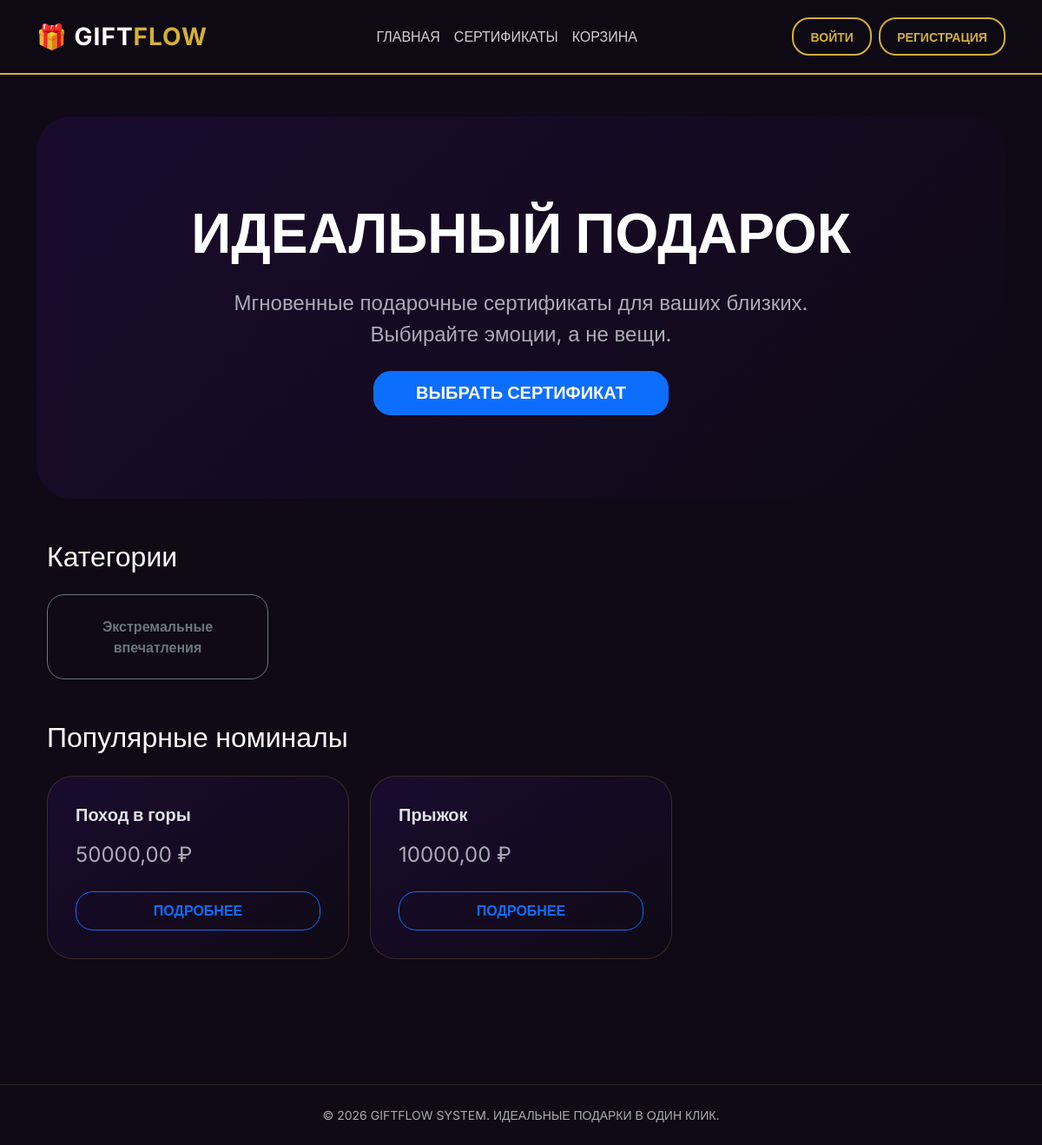
/, run on an earlier commit of the app's database.
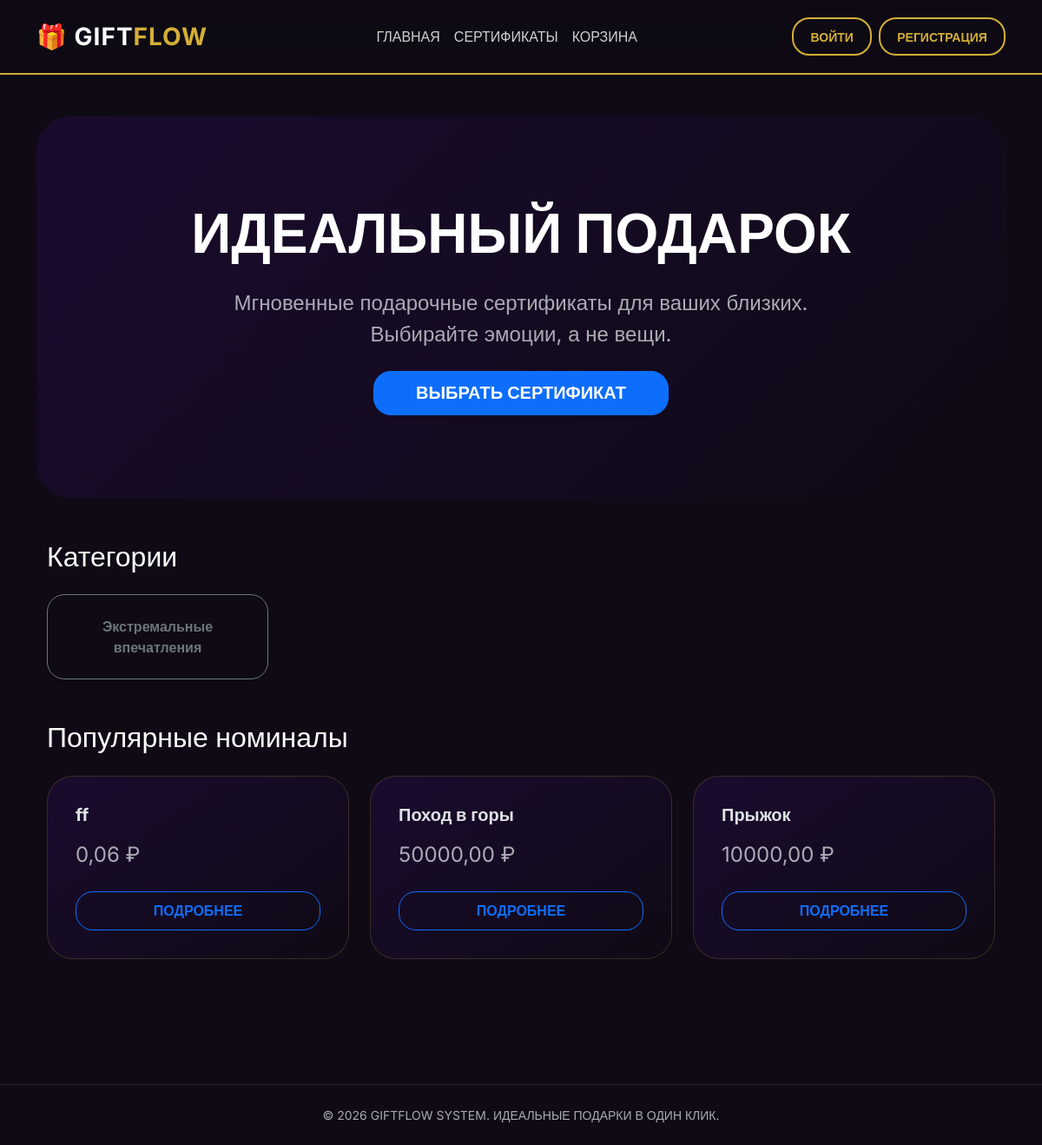
And on a later commit of the database.
### shop/models.py (models this page shows, shortened)
class Category(models.Model):
    name = models.CharField(max_length=100, verbose_name="Название категории")
    description = models.TextField(blank=True, null=True, verbose_name="Описание категории")

class Product(models.Model):
    name = models.CharField(max_length=200, verbose_name="Название товара")
    description = models.TextField(verbose_name="Описание")
    photo = models.ImageField(
        upload_to='products/',
        blank=True,
        null=True,
        verbose_name="Фото"
    )
    price = models.DecimalField(
        max_digits=10,
        decimal_places=2,
        validators=[MinValueValidator(0)],
        verbose_name="Цена"
    )
    stock = models.IntegerField(
        validators=[MinValueValidator(0)],
        verbose_name="Количество на складе"
    )
    category = models.ForeignKey(Category, on_delete=models.CASCADE, verbose_name="Категория")
    manufacturer = models.ForeignKey(Manufacturer, on_delete=models.CASCADE, verbose_name="Производитель")

### shop/views.py (the view)
# urls.py: path('', views.home, name='home'),
def home(request):
    products = Product.objects.all().order_by('-id')[:6]
    categories = Category.objects.all()
    return render(request, 'index.html', {
        'products': products,
        'categories': categories
    })

### shop/templates/index.html (shortened to what this page needs)
{% extends 'base.html' %}
{% load static %}
{% block content %}
<div class="p-5 mb-5 text-center" style="background: linear-gradient(135deg, #1a0b2e, #0f0a15); border-radius: 40px;">
    <div class="container-fluid py-5">
        <h1 class="display-3 fw-bold text-white mb-4">ИДЕАЛЬНЫЙ ПОДАРОК</h1>
        <p class="col-md-8 fs-4 mx-auto text-muted mb-4">
            Мгновенные подарочные сертификаты для ваших близких. Выбирайте эмоции, а не вещи.
        </p>
        <a href="{% url 'shop:catalog' %}" class="btn btn-primary btn-lg px-5">ВЫБРАТЬ СЕРТИФИКАТ</a>
    </div>
</div>
<div class="container my-5">
    <h2 class="mb-4 text-white">Категории</h2>
    <div class="row g-4">
        {% for cat in categories %}
        <div class="col-md-3">
            <a href="{% url 'shop:catalog' %}?category={{ cat.id }}"
               class="btn btn-outline-secondary w-100 py-4 shadow-sm">
                {{ cat.name }}
            </a>
        </div>
        {% endfor %}
    </div>
</div>
<div class="container my-5">
    <h2 class="mb-4 text-white">Популярные номиналы</h2>
    <div class="row g-4">
        {% for product in products %}
        <div class="col-md-4">
            <div class="card h-100 p-3">
                <div class="card-body">
                    <h5 class="card-title fw-bold mb-3">{{ product.name }}</h5>
                    <p class="card-text text-muted mb-4 fs-4">{{ product.price }} ₽</p>
                    <a href="{% url 'shop:product_detail' product.id %}"
                       class="btn btn-outline-primary w-100">ПОДРОБНЕЕ</a>
                </div>
            </div>
        </div>
        {% endfor %}
    </div>
</div>
{% endblock %}

What changed in the data, as far as the page shows it:
added Product: name "ff", price "0,06"
